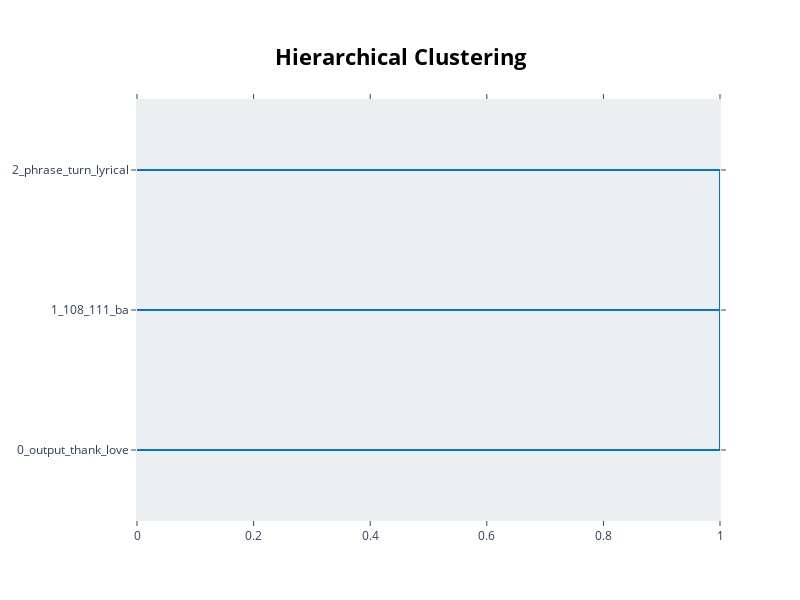

The cell this chart's notebook holds for it:
### Code cell
# 2. Topic hierarchy
print("\n2. Topic Hierarchy")
fig_hierarchy = topic_model.visualize_hierarchy()
# Resize the figure
fig_hierarchy.update_layout(
    width=800,
    height=600,
)
figures_dict["english_topic_hierarchy"] = fig_hierarchy
fig_hierarchy

### Figure 1 — Plotly figure (JSON) as saved in the notebook; plotly's stock layout.template omitted (floating-point values rounded to 4 significant figures)
{"data": [{"hoverinfo": "text", "marker": {"color": "rgb(0,116,217)"}, "mode": "lines", "type": "scatter", "x": [0.0, 1.0, 1.0, 0.0], "xaxis": "x", "y": [-15.0, -15.0, -25.0, -25.0], "yaxis": "y"}, {"hoverinfo": "text", "marker": {"color": "rgb(0,116,217)"}, "mode": "lines", "type": "scatter", "x": [0.0, 1.0, 1.0, 1.0], "xaxis": "x", "y": [-5.0, -5.0, -20.0, -20.0], "yaxis": "y"}], "layout": {"autosize": false, "height": 600, "hoverlabel": {"bgcolor": "white", "font": {"family": "Rockwell", "size": 16}}, "hovermode": "closest", "plot_bgcolor": "#ECEFF1", "showlegend": false, "title": {"font": {"color": "Black", "size": 22}, "text": "<b>Hierarchical Clustering</b>", "x": 0.5, "xanchor": "center", "yanchor": "top"}, "width": 800, "xaxis": {"mirror": "allticks", "rangemode": "tozero", "showgrid": false, "showline": true, "showticklabels": true, "ticks": "outside", "type": "linear", "zeroline": false}, "yaxis": {"mirror": "allticks", "range": [-30, 0], "rangemode": "tozero", "showgrid": false, "showline": true, "showticklabels": true, "tickmode": "array", "ticks": "outside", "ticktext": ["2_phrase_turn_lyrical", "1_108_111_ba", "0_output_thank_love"], "tickvals": [-5, -15, -25], "type": "linear", "zeroline": false}}}
